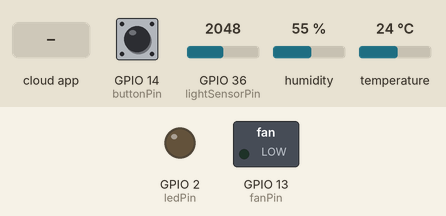
Bench run of a sketch on a simulated ESP32. Shown: switched loads named in the sketch (green lamp = pin HIGH), output pins drawn as LEDs (lit = HIGH). The test bench sets the inputs (shaded band); at power-on: GPIO 14 (buttonPin) LOW, GPIO 36 (lightSensorPin) = 2048, humidity 55 %, temperature 24 °C. WiFi joins after 1.5 s; servers stay silent unless stated; the Firebase database answers and starts empty; pins used as bus, display or sensor lines are not drawn; what the sketch prints to the serial monitor is not drawn.

Above: at 3.4 s.
3.5 s: the phone or cloud app sets redlight to 1
At 5.0 s:
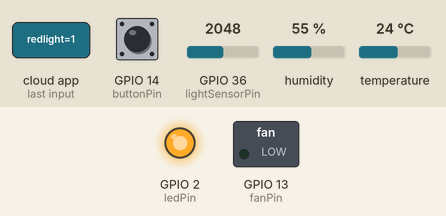
5.3 s: the phone or cloud app sets cooldown to 1
At 7.1 s:
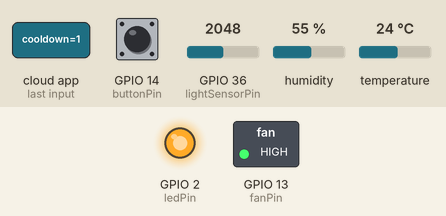
7.4 s: the phone or cloud app sets redlight to 0
At 8.7 s:
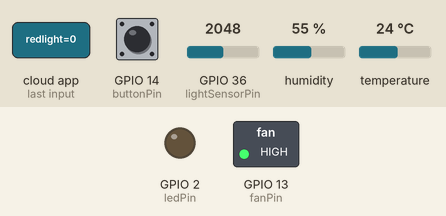
9.1 s: the phone or cloud app sets cooldown to 0
At 11.0 s:
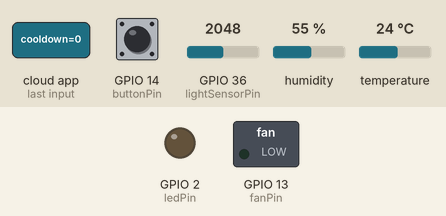
Timing chart, 0 to 12.2 s (numbered marks = the images above; inputs shaded):
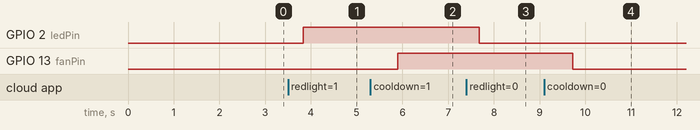

Measured:
- after the input at 3.5 s, GPIO 2 (ledPin): LOW → HIGH after 0.33 s
- after the input at 5.3 s, GPIO 13 (fanPin): LOW → HIGH after 0.60 s
- after the input at 7.4 s, GPIO 2 (ledPin): HIGH → LOW after 0.28 s
- after the input at 9.1 s, GPIO 13 (fanPin): HIGH → LOW after 0.63 s

The sketch:

FirebaseRoom_ESP32.ino
```cpp
#include <WiFi.h>
#include <IOXhop_FirebaseESP32.h>

#include "DHT.h"

// Set these to run example.
#define FIREBASE_HOST "esp32-363f2.firebaseio.com"
#define FIREBASE_AUTH "YB5dOr2RrB6Vtz2pvENCqUPqg9KVkExVIYYmhnyS"
#define WIFI_SSID "maulana"
#define WIFI_PASSWORD "maulana123"


#define DHTPIN 5

#define DHTTYPE DHT11
DHT dht(DHTPIN, DHTTYPE);


const int grovePowerPin = 15;
const int vibratorPin = 5;
const int lightSensorPin = A0;
const int ledPin = 2;
const int buttonPin = 14;
const int fanPin = 13;

void setup() {
  Serial.begin(9600);
  dht.begin();

  pinMode(grovePowerPin, OUTPUT);
  digitalWrite(grovePowerPin, HIGH);

  pinMode(vibratorPin, OUTPUT);
  pinMode(lightSensorPin, INPUT);
  pinMode(ledPin, OUTPUT);
  pinMode(buttonPin, INPUT);
  pinMode(fanPin, OUTPUT);

  // connect to wifi.
  WiFi.begin(WIFI_SSID, WIFI_PASSWORD);
  Serial.print("connecting");
  while (WiFi.status() != WL_CONNECTED) {
    Serial.print(".");
    delay(500);
  }
  Serial.println();
  Serial.print("connected: ");
  Serial.println(WiFi.localIP());

  Firebase.begin(FIREBASE_HOST, FIREBASE_AUTH);
  Firebase.set("pushbutton", 0);
  Firebase.set("sunlight", 0);
  Firebase.set("redlight", 0);
  Firebase.set("cooldown", 0);
  Firebase.set("brrr", 0);
}

int button = 0;
float light = 0.0;

void loop() {
  float h = dht.readHumidity();
  float t = dht.readTemperature();

  Firebase.set("Humidity", h);
  Firebase.set("Temperature",t);

  Serial.print("Humidity : ");
  Serial.print(h);
  Serial.print(" %    ");
  Serial.print(" Temperature : ");
  Serial.print(t);
  Serial.println(" C    ");


  digitalWrite(ledPin, Firebase.getInt("redlight"));
  digitalWrite(fanPin, Firebase.getInt("cooldown"));
  digitalWrite(vibratorPin, Firebase.getInt("brrr"));
  int newButton = digitalRead(buttonPin);
  if (newButton != button) {
    button = newButton;
    Firebase.setInt("pushbutton", button);
  }
  float newLight = analogRead(lightSensorPin);
  if (abs(newLight - light) > 100) {
    light = newLight;
    Firebase.setFloat("sunlight", light);
  }
  delay(200);
}
```
